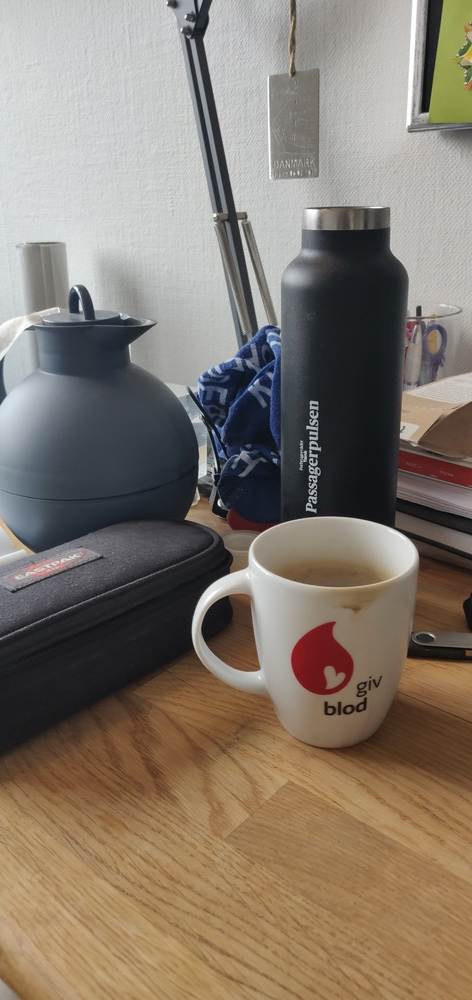
#> input picture week1_img.jpg, 472 x 1000 px, shrunk from 2176 x 4608 before the run
$ jupyter execute week1.ipynb
#> lines starting #> are read from the running program, lines starting #| are printed output that depends on the picture
[cell 1]
import cv2
import matplotlib.pyplot as plt
import numpy as np

[cell 2]
im = cv2.imread('week1_img.jpg')
#> im is the input picture: shape (1000, 472, 3); mean B, G, R 108.7, 121, 132.1
im = cv2.cvtColor(im, cv2.COLOR_BGR2RGB)


plt.imshow(im)

[cell 3]
# Ex 1.11

def box3d(n):
    row1 = np.vstack([np.reshape(np.linspace(-0.5,0.5,n,endpoint=True),(1,n)),-0.5*np.ones([1,n]),-0.5*np.ones([1,n])])
    row2 = np.vstack([np.reshape(np.linspace(-0.5,0.5,n,endpoint=True),(1,n)),-0.5*np.ones([1,n]),0.5*np.ones([1,n])])
    row3 = np.vstack([np.reshape(np.linspace(-0.5,0.5,n,endpoint=True),(1,n)),0.5*np.ones([1,n]),-0.5*np.ones([1,n])])
    row4 = np.vstack([np.reshape(np.linspace(-0.5,0.5,n,endpoint=True),(1,n)),0.5*np.ones([1,n]),0.5*np.ones([1,n])])
    row5 = np.vstack([np.reshape(np.linspace(-0.5,0.5,n,endpoint=True),(1,n)),-0*np.ones([1,n]),-0*np.ones([1,n])])
    row6 = np.vstack([-0.5*np.ones([1,n]),np.reshape(np.linspace(-0.5,0.5,n,endpoint=True),(1,n)),-0.5*np.ones([1,n])])
    row7 = np.vstack([0.5*np.ones([1,n]),np.reshape(np.linspace(-0.5,0.5,n,endpoint=True),(1,n)),-0.5*np.ones([1,n])])
    row8 = np.vstack([-0.5*np.ones([1,n]),np.reshape(np.linspace(-0.5,0.5,n,endpoint=True),(1,n)),0.5*np.ones([1,n])])
    row9 = np.vstack([0.5*np.ones([1,n]),np.reshape(np.linspace(-0.5,0.5,n,endpoint=True),(1,n)),0.5*np.ones([1,n])])
    row10 = np.vstack([-0*np.ones([1,n]),np.reshape(np.linspace(-0.5,0.5,n,endpoint=True),(1,n)),-0*np.ones([1,n])])
    row11 = np.vstack([-0.5*np.ones([1,n]),-0.5*np.ones([1,n]),np.reshape(np.linspace(-0.5,0.5,n,endpoint=True),(1,n))])
    row12 = np.vstack([0.5*np.ones([1,n]),-0.5*np.ones([1,n]),np.reshape(np.linspace(-0.5,0.5,n,endpoint=True),(1,n))])
    row13 = np.vstack([-0.5*np.ones([1,n]),0.5*np.ones([1,n]),np.reshape(np.linspace(-0.5,0.5,n,endpoint=True),(1,n))])
    row14 = np.vstack([0.5*np.ones([1,n]),0.5*np.ones([1,n]),np.reshape(np.linspace(-0.5,0.5,n,endpoint=True),(1,n))])
    row15 = np.vstack([-0*np.ones([1,n]),-0*np.ones([1,n]),np.reshape(np.linspace(-0.5,0.5,n,endpoint=True),(1,n))])


    box = np.hstack([row1,row2,row3,row4,row5,row6,row7,row8,row9,row10,row11,row12,row13,row14,row15])
    return box

[cell 4]
Q = box3d(16)
print(Q.shape)
fig = plt.figure()
ax = fig.add_subplot(111,projection='3d')
ax.scatter(Q[0,:],Q[1,:],Q[2,:])
plt.show()
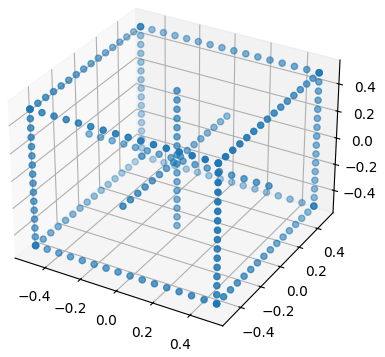
#> figure drawn by matplotlib, 1 panel

[cell 5]
# Exercise 1.12
def projectpoints(K,R,t,Q):
    extrin = np.hstack([R,t])
    P = K@extrin
    Q_h = np.vstack([Q,np.ones([1,Q.shape[1]])])
    q_h = P@Q_h
    q = q_h[:-1]/q_h[-1]
    return q


K = np.identity(3)
R = np.identity(3)
t = np.array([[0,0,4]]).T


q = projectpoints(K,R,t,Q)

fig = plt.figure()
ax = fig.add_subplot()
ax.scatter(q[0,:],q[1,:])
plt.show()
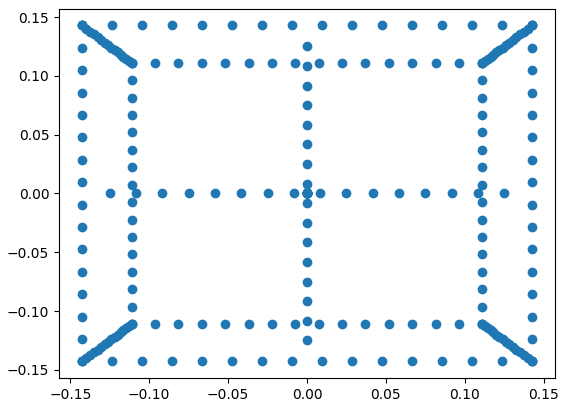
#> figure drawn by matplotlib, 1 panel

[cell 6]
# Exercise 1.13
theta = 45
theta_r = theta*np.pi/180
R = np.array([[np.cos(theta_r),0,np.sin(theta_r)],
             [0,1,0],
             [-np.sin(theta_r),0,np.cos(theta_r)]])
extrin = np.hstack([R,t])
P = K@extrin

Q_h = np.vstack([Q,np.ones([1,Q.shape[1]])])
q_h = P@Q_h
q = q_h[:-1]/q_h[-1]
fig = plt.figure()
ax = fig.add_subplot()
ax.scatter(q[0,:],q[1,:])
plt.show()
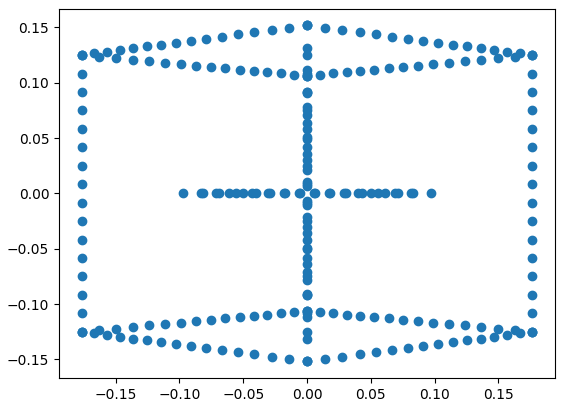
#> figure drawn by matplotlib, 1 panel
